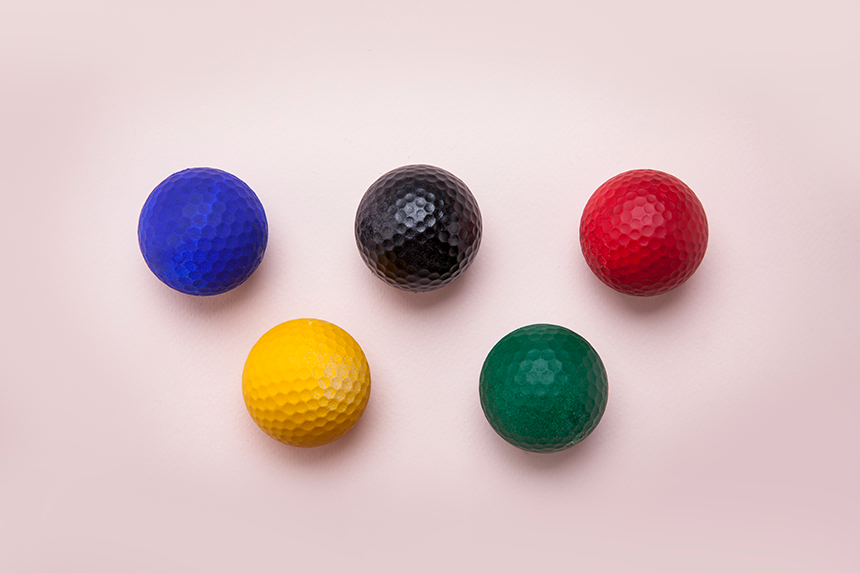
#> input picture 04_YOLO/04 Computer Vision/01 OpenCV/02 CV mini project/images/balls.png, 860 x 573 px
$ python '02 Color Detection.py'
#> lines starting #> are read from the running program, lines starting #| are printed output that depends on the picture; after the words box and inside, x2 and y2 are one past the last pixel; in counts of white or black regions, pixels touching at a corner belong together
import cv2
import numpy as np

#1. 이미지 불러오기
src= cv2.imread('images/balls.png')
#> src is the input picture: shape (573, 860, 3); mean B, G, R 191.3, 191, 213.2
cv2.imshow('original', src)

dst= src.copy()  # 최종 결과물이 그려질 이미지

#2. 색정보를 구별하기 위해 BGR --> HSV 색상 변환 (빛의 영향으로 색상 구별이 어려운 것을 해결)
hsv= cv2.cvtColor(src, cv2.COLOR_BGR2HSV)
#> hsv: shape (573, 860, 3); mean H, S, V 121.8, 45, 218.1
# H:색상종류(0~179), S:채도(색 선명도 0~255), V:명도(밝기 0~255)
#원래 색상은 0~360. 1byte가 255까지만 가능하기에.. 절반으로 나눠서 0~179

#3. 빨간색 영역 추출
# 적색은 Hue 범위가 0을 기준으로 양쪽 끝에 위치함. 따라서, 2개의 구간정보 필요
#1) 0~15 영역
lower_red1= np.array([0, 100, 100])  # H, S, V
upper_red1= np.array([15, 255, 255])

#2) 165~179
lower_red2= np.array([165, 100, 100])  # H, S, V
upper_red2= np.array([179, 255, 255])

# 위 2개 영역 마스크로 만들기
mask1= cv2.inRange(hsv, lower_red1, upper_red1)
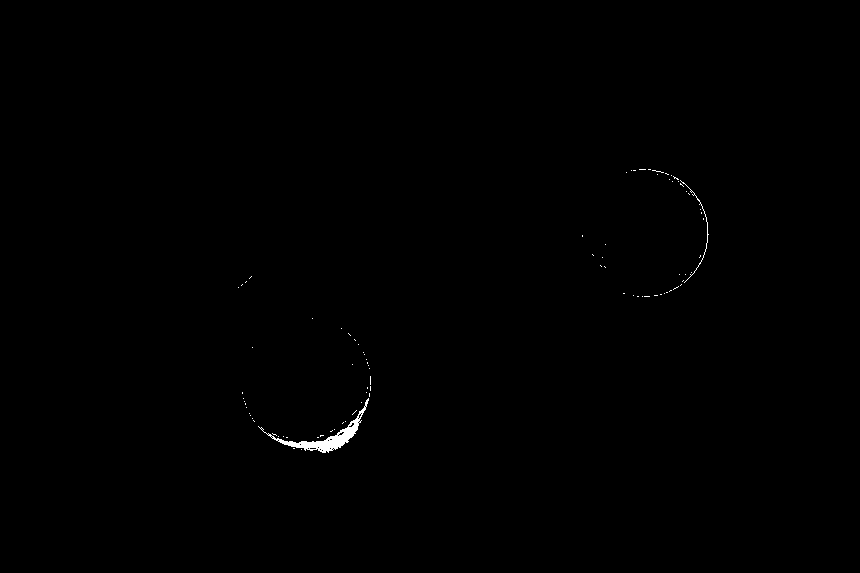
#> mask1: shape (573, 860); 0.24% white; 89 white regions (87 under 20 px), largest, box (x1, y1, x2, y2) and area: (258, 398, 369, 453) 895, (680, 180, 709, 283) 115
mask2= cv2.inRange(hsv, lower_red2, upper_red2)
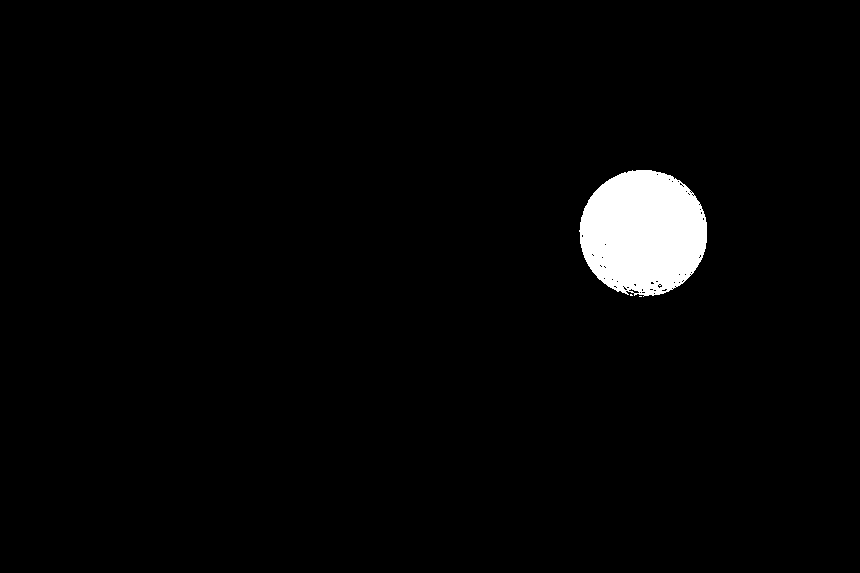
#> mask2: shape (573, 860); 2.6% white; 3 white regions (2 under 20 px), largest, box (x1, y1, x2, y2) and area: (579, 170, 707, 297) 12588

# 2개의 적색 마스크를 하나로 결합 -
mask= cv2.bitwise_or(mask1, mask2)  # or: 둘 중에 하나라도 1이면 1
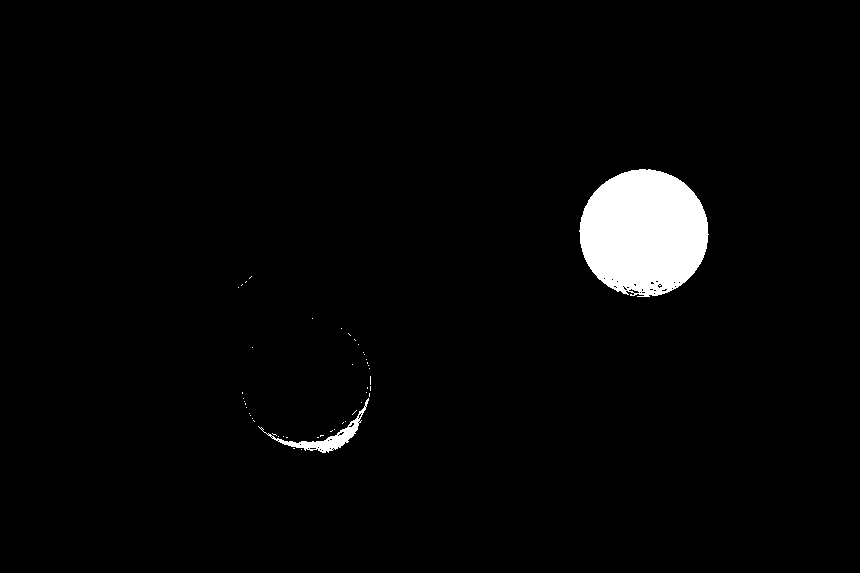
#> mask: shape (573, 860); 2.8% white; 47 white regions (45 under 20 px), largest, box (x1, y1, x2, y2) and area: (579, 169, 709, 297) 12818, (258, 398, 369, 453) 895

# 마스크 영역만 출력해보기
cv2.imshow('red mask', mask)

#4. 모폴로지-형태학 - 노이즈 제거
kernel= np.ones((5,5), np.int8)  #흰색 5x5
mask= cv2.morphologyEx(mask, cv2.MORPH_OPEN, kernel)
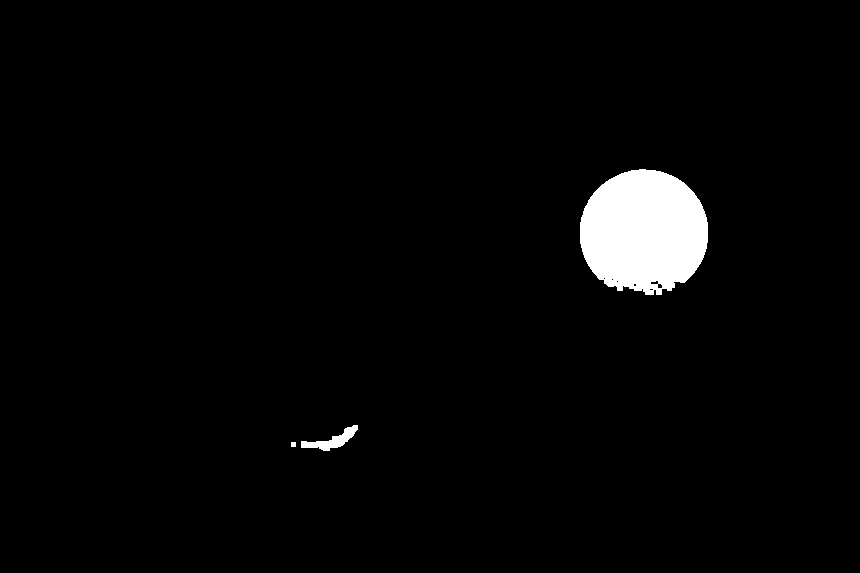
#> mask: shape (573, 860); 2.7% white; 3 white regions
cv2.imshow('red mask remove noise', mask)

#빨간색만 추출
red_only= cv2.bitwise_and(src, src, mask=mask)
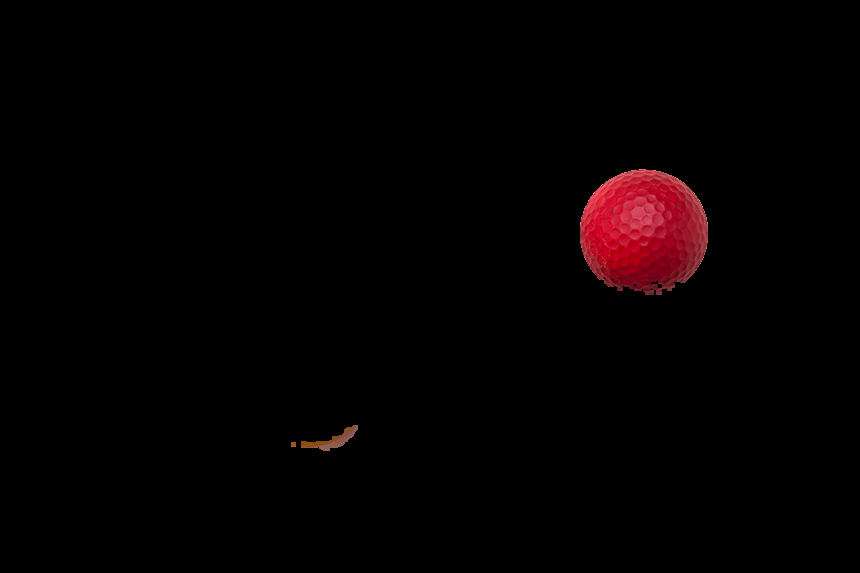
#> red_only: shape (573, 860, 3); mean B, G, R 1.3, 0.8, 4.6
cv2.imshow('red only', red_only)

# 빨간색 개체만 윤곽선을 추출
contours, _= cv2.findContours(mask, cv2.RETR_EXTERNAL, cv2.CHAIN_APPROX_SIMPLE)
#> contours = 3 contours, 1 with area under 20; largest, box (x1, y1, x2, y2) and area: (580, 169, 708, 295) 12445, (301, 425, 358, 451) 464

for contour in contours:
    area= cv2.contourArea(contour)
    if area < 500:
        continue

    # 물체의 좌표와 영역
    x,y,width,height= cv2.boundingRect(contour)

    #물체의 영역에 사각형 그리기
    cv2.rectangle(dst, (x,y), (x+width,y+height), (0,255,0), 3)
#> this loop made 3 passes
#> area on pass 2: 464.5
#> (area, x, y, width, height) on pass 3: (12445, 580, 169, 128, 126)
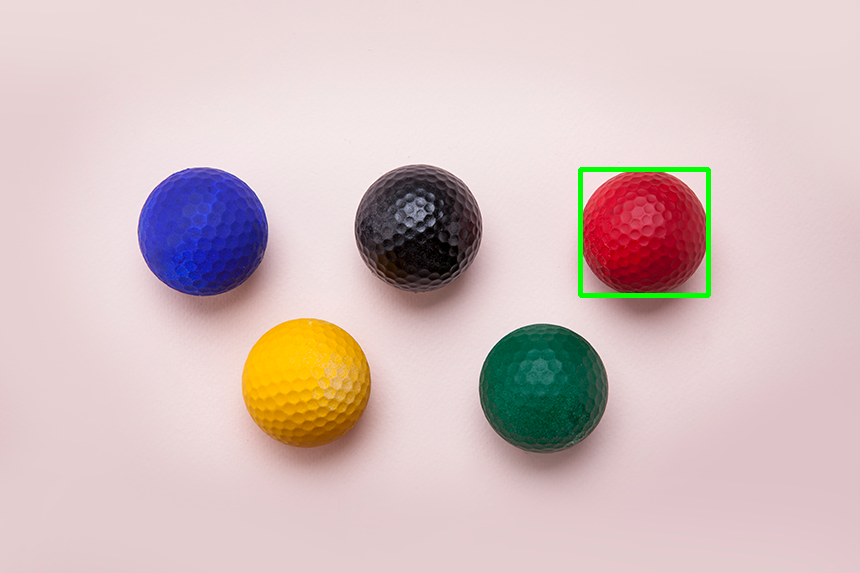
#> dst: shape (573, 860, 3); 0.51% of pixels changed, all inside (x1, y1, x2, y2) = (578, 167, 711, 298)
#----------------------------------------------

cv2.imshow('red color detection', dst)


#---------------------
cv2.waitKey(0)
cv2.destroyAllWindows()
